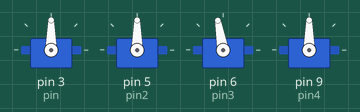
Simulated run of this sketch. Board: Arduino Uno, built with avr-gcc and run on an emulated ATmega328P. On the bench: 4 × servo.

Above: at 0.1 s.
At 4.7 s:
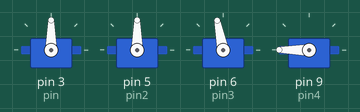
At 9.3 s:
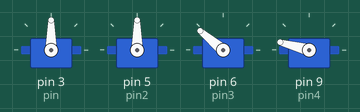
At 15.8 s:
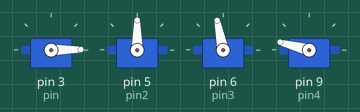
At 17.8 s:
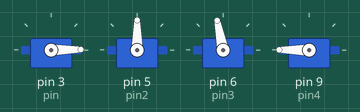
At 36.9 s:
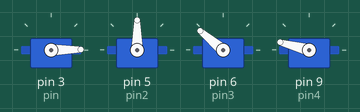
Timing chart, 0 to 40.0 s (numbered marks = the images above):
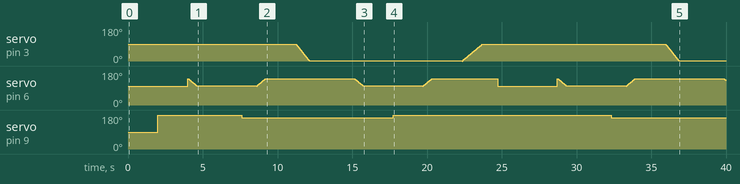

Measured:
- by itself, servo on pin 9 (pin4): 90° → 180° at 2.0 s, → 165° 5.6 s later, → 180° 10.1 s later, → 165° 14.6 s later

The sketch:

PythonArduinoMovimientoPredeterminado.ino
```cpp
#include <Servo.h>

//#define SER 3 //Pin para el servo

Servo servo1; //Objeto servo base
Servo servo2; // codo derecho  CODO DERECHO MAXIMO ADELANTE 130, ATRAS 40 MINIMO
Servo servo3; //codo izquierdo CODO IZQUIERDO 160 MAXIMO ARRIBA, ABAJO 100 MINIMO
Servo servo4; //pinza PINZA ABRE 180, CIERRA 165

int pin=3;
int pin2=5;
int pin3=6;
int pin4=9;

void setup()
{
   //Inicializamos el servo y el Serial:
   servo1.attach(pin); //Servo base
   servo2.attach(pin2); //Servp codo derecho
   servo3.attach(pin3); //Servo codo izquierdo
   servo4.attach(pin4); //Servo pinza
   Serial.begin(9600);
}

void loop()
{
  ///////////////////MOVIMIENTO PREDETERMINADO///////////////////////
   servo3.write(100); // codo izquierdo arriba
   delay(2000);
   servo4.write(180); //abre pinza
   delay(2000);
   ////////////////////////////////////////////////////
   for (int i=140;i>100;i--){ //codo izquierdo abajo
    servo3.write(i);
    delay(15);
   }
   delay(3000);
   ////////////////////////////////////////////////////
   servo4.write(165); // cierra pinza
   delay(1000);
   ///////////////////////////////////////////////////
   for (int i=100;i<=140;i++){ //codo izquierdo arriba
    servo3.write(i);
    delay(15);
   }
   delay(2000);
   ///////////////////////////////////////////////////
   for (int i = 90 ; i>0;i--){
    servo1.write(i); //Movemos el servo de base a angulo 0 lado Derecho
     delay(10);
   }
   delay(3000);
   ///////////////////////////////////////////////////
   for (int i=140;i>100;i--){ //codo izquierdo abajo
    servo3.write(i);
    delay(15);
   }
   delay(2000);
   //////////////////////////////////////////////////
   servo4.write(180); //abre pinza
   delay(2000);
   //////////////////////////////////////////////////
   for (int i=100;i<=140;i++){ //codo izquierdo arriba
    servo3.write(i);
    delay(15);
   }
   delay(2000);
   ////////////////////////////////////////////////////
   for (int i=0;i<=90;i++){ //vuelve a la posicion inicial
    servo1.write(i);
    delay(15);
   }
   delay(1000);
}
```
